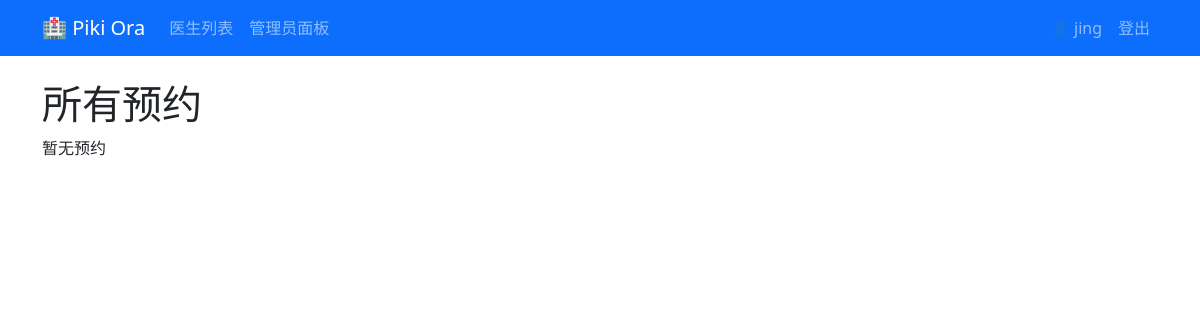
The page /admin-dashboard/appointments/ (signed in) on the database as committed earlier.
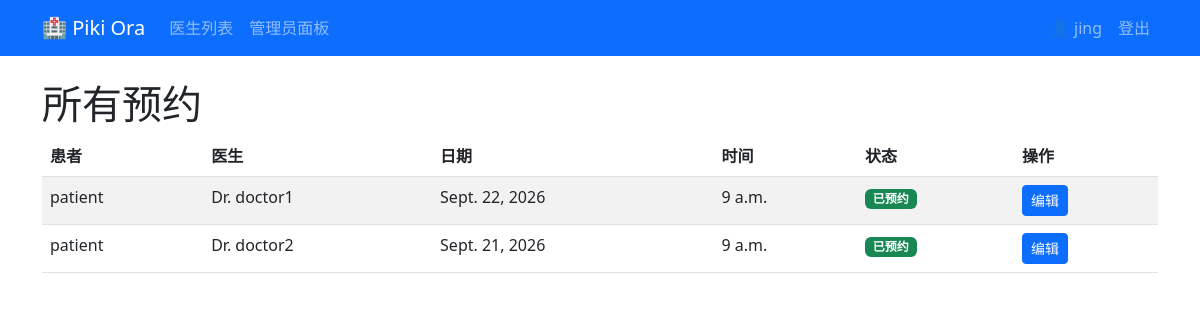
The same page on the database as committed later.
### blog/models.py (models this page shows, shortened)
class Appointment(models.Model):
    STATUS_CHOICES = [
        ('Booked', '已预约'),
        ('Cancelled', '已取消'),
    ]
    patient = models.ForeignKey(
        Patient,
        on_delete=models.CASCADE,
        related_name='appointments'
    )
    time_slot = models.OneToOneField(
        TimeSlot,
        on_delete=models.CASCADE,
        related_name='appointment'
    )
    status = models.CharField(
        max_length=20,
        choices=STATUS_CHOICES,
        default='Booked'
    )
    notes = models.TextField(blank=True)
    created_at = models.DateTimeField(auto_now_add=True)
    updated_at = models.DateTimeField(auto_now=True)
    class Meta:
        ordering = ['-created_at']

class Patient(models.Model):
    user = models.OneToOneField(
        User,
        on_delete=models.CASCADE,
        related_name='patient_profile'
    )
    phone = models.CharField(max_length=20)
    created_at = models.DateTimeField(auto_now_add=True)
    class Meta:
        ordering = ['-created_at']

class TimeSlot(models.Model):
    doctor = models.ForeignKey(
        Doctor,
        on_delete=models.CASCADE,
        related_name='time_slots'
    )
    date = models.DateField()
    start_time = models.TimeField()
    is_available = models.BooleanField(default=True)
    created_at = models.DateTimeField(auto_now_add=True)
    class Meta:
        unique_together = ['doctor', 'date', 'start_time']
        ordering = ['date', 'start_time']

class Doctor(models.Model):
    user = models.OneToOneField(
        User,
        on_delete=models.CASCADE,
        related_name='doctor_profile'
    )
    specialty = models.CharField(max_length=100)
    phone = models.CharField(max_length=20)
    bio = models.TextField(blank=True)
    created_at = models.DateTimeField(auto_now_add=True)
    class Meta:
        ordering = ['-created_at']

### blog/views.py (the view)
# urls.py: path('admin-dashboard/appointments/', views.manage_appointments, name='manage_appointments'),
@login_required
@user_passes_test(is_admin)
def manage_appointments(request):
    appointments = Appointment.objects.all().order_by('-created_at')
    return render(request, 'manage_appointments.html', {
        'appointments': appointments
    })

### blog/views.py (called while the page is built)
def is_admin(user):
    return user.is_superuser

### templates/manage_appointments.html (shortened to what this page needs)
{% extends 'base.html' %}
{% block content %}
<h1>所有预约</h1>
{% if appointments %}
    <table class="table table-striped">
        <thead>
            <tr>
                <th>患者</th>
                <th>医生</th>
                <th>日期</th>
                <th>时间</th>
                <th>状态</th>
                <th>操作</th>
            </tr>
        </thead>
        <tbody>
            {% for appointment in appointments %}
                <tr>
                    <td>{{ appointment.patient.user.username }}</td>
                    <td>Dr. {{ appointment.time_slot.doctor.user.username }}</td>
                    <td>{{ appointment.time_slot.date }}</td>
                    <td>{{ appointment.time_slot.start_time }}</td>
                    <td>
                        {% if appointment.status == 'Booked' %}
                            <span class="badge bg-success">已预约</span>
                        {% else %}
                            <span class="badge bg-danger">已取消</span>
                        {% endif %}
                    </td>
                    <td>
                        <a href="{% url 'admin_edit_appointment' appointment.id %}"
                           class="btn btn-primary btn-sm">
                            编辑
                        </a>
                    </td>
                </tr>
            {% endfor %}
        </tbody>
    </table>
{% else %}
    <p>暂无预约</p>
{% endif %}
{% endblock %}

Rows that differ between the two databases and show on the page:
added Appointment: patient.user.username "patient", time_slot.doctor.user.username "doctor1", time_slot "Sept. 22, 2026", time_slot.start_time "9 a.m.", status "已预约"
added Appointment: patient.user.username "patient", time_slot.doctor.user.username "doctor2", time_slot "Sept. 21, 2026", time_slot.start_time "9 a.m.", status "已预约"
Other text that changed with them:
text no longer shown: "暂无预约"
text now shown: "患者 医生 日期 时间 状态 操作"
